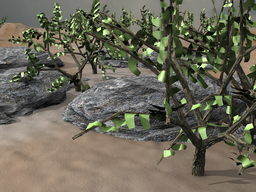
#> input picture data/all-frames-colour/Grove3/frame08.png, 256 x 192 px, shrunk from 640 x 480 before the run; the run also reads 1 picture not shown here
$ jupyter execute --allow-errors 'Optical Flow.ipynb'
#> lines starting #> are read from the running program, lines starting #| are printed output that depends on the picture
`computer vision`
`Kushal Jain 2019111001`
# Assignment 2 Report
## 1.1 Thought Experiments

### 1. Describe how optical flow could be used to create slow motion video.
Video frame rate determines the quality of motion in the video. A high frame rate video can slowed and played at lower rfame rates to make slow-motion videos. Low-frame rate videos can be converted into high frame rate by interpolation. Interpolation of unknown frames in between known frames can be done using optical flow. As optical flow describes the motion of objects in the frames, we can use this information to interpolate between frames.


### 2. watch “Bullet Time” and explain briefly how optical flow is used.

 Optical flow is used to interpolate the frmaes missing between the cameras. The cameras on the bullet time rig are fired sequentially, or all at the same time, depending on the desired effect. Single frames from each camera are then arranged and displayed consecutively to produce an orbiting viewpoint of an action frozen in time or as hyper-slow-motion. As there were a lot of frames missing in between two consecutive camera shots. optical flow was used to add extra frames to slow down the action further and improve the fluidity of the movement.


### 3. how optical flow is used to create this “painterly effect”

Optical flow gives us set of vectors that tells us the x and y shifts of a set of similarly lit pixels. This can help us generate a paint stroke for every pixel of the image, and then we can transform that paint stroke to the next image and to the next image after that, and so on.

### 4.1  rotating about its axis in 3D under constant illumination

A rotating Lambertian sphere with a static light source
produces a static image and hence the brightness remains the same. So  , the brighntness constancy assumption holds true.
### 4.2  rotating about its axis in 3D under moving illumination
a stationary sphere with a moving light source produces drifting intensities, which violates brighness constancy assumptions made in optical flow estimation. As the se of pixels with constant brightness keep moving, there is optical flow that is detected. This is one of the main drawbacks of optical flow estimation using traditional methods.

## 1.2 Concept Review

### 1. assumptions made in optical flow estimation.
- The first assumption we make is that pixels retain the same brightness or intensity between frames. Only their positions change due to the motion of the camera, observer, or objects in the scene. hence, we do not consider changes in lighting, for example. This is the brightness constancy assumption.
- The second assumption is the spatial coherence assumption. We assume that neighbouring pixels of a given pixel have the same flow or shift as the pixel under consideration. This means that groups of pixels for together in a similar motion, and not just individual pixels. This is done to avoid making the problem under-constrained, giving us enough equations to solve for unknowns.

### 2. Formalize the objective function of the classical optical flow problem.

The objective function is :
$$I(x , y , t) = I(x + u, y + v, t + 1)$$
$ where, (u , v)$  = flow for that pixel and
$ (x , y) = $ location of the pixel

Assuming brightness to be constant, we apply taylor expansion as the change in $(x,y)$ is small.

$$ \nabla I [ U V ] ^T + I_t = 0 $$
here  $$ \nabla I = [I_x I_y] $$         (Spatial term as it involves derivative at a point )
and, $$ I_t = I(t+1) - I(t) $$           (Data term as it is difference in data at two points )

Assuming spatial coherence  (flow is same around the pixel) for $5X5$ window,
we have :
$$ Ad = b$$
where,
$A = \begin{bmatrix}
  I_{x_1}  I_{y_1}\\I_{x_2}  I_{y_2}\\ \vdots \\ I_{x_{25}} I_{y_{25}} \end{bmatrix} ,
d = \begin{bmatrix}
  U \\ V \\
\end{bmatrix},b = \begin{bmatrix}
  I_{t_1}\\
  I_{t_2} \\
  \vdots \\
  I_{t_{25}}
\end{bmatrix}$

After multiplying by $A^T$ on both sides we have the Lukas Kanade equation :
 $$ (A^T A )d = A^T b$$

### 3. In optimization, why is the first-order Taylor series approximation done?
The first-order Taylor series approximation is done to simplify the equation,making it in terms of the derivative of the image and the flow, as separate terms. If this simplification was not done, it would not be possible to estimate the flow, since the original equation consists of a function of the flow:
$I(x + u, y + v, t + 1)$ rather than the flow itself: $(u, v)$ .
The Taylor approximation results in us being able to estimate the flow directly, since
we obtain a linear equation which we can solve to obtain the flow. Further, its terms
are easy to compute: for example, the derivatives of the first image and the
difference between the two images.
The objective function before taylo expansion is :

$$I(x , y , t) = I(x + u, y + v, t + 1)$$
where,
$(u , v) $  = flow for that pixel and
$ (x , y) = $ location of the pixel

After taylor expansion :

$$ \nabla I [ U V ] ^T + I_t = 0$$
here
$ \nabla I = [I_x I_y]$
and,
$ I_t = I(t+1) - I(t) $.

### 4. Geometrically show how the optical flow constraint equation is ill-posed.

Geometrically, the objective function obtained after the Taylor series approximation fails because motion perpendicular to the gradient at any point cannot be captured in the equation.
if
$ \nabla I [ u^{'} v^{'} ] ^T + I_t = 0  $ ,this means that
$ [ u^{'} v^{'}] ^T $ is perpendicular to the grradient at a point. so for these
$u,v$  $ \nabla I [ u v ] ^T + I_t = 0  $ is satified for
$ [ u v ]$ and also
$[ u + u^{'} v + v^{'} ] $

## 2 Single-Scale Lucas-Kanade Optical Flow
### 2.1 Keypoint Selection: Selecting Pixels to Track

[cell 1]
import numpy as np
import cv2
import matplotlib.pyplot as plt
from numpy import linalg as LA
# Sobel x-axis kernel
SOBEL_X = np.array((
    [-1, 0, 1],
    [-2, 0, 2],
    [-1, 0, 1]), dtype="int32")

# Sobel y-axis kernel
SOBEL_Y = np.array((
    [-1, -2, -1],
    [0, 0, 0],
    [1, 2, 1]), dtype="int32")

# Gaussian kernel
GAUSS = np.array((
    [1/16, 2/16, 1/16],
    [2/16, 4/16, 2/16],
    [1/16, 2/16, 1/16]), dtype="float64")


def convolve(img, kernel):
    """Performs a naive convolution."""
    if kernel.shape[0] % 2 != 1 or kernel.shape[1] % 2 != 1:
        raise ValueError("Only odd dimensions on filter supported")

    img_height = img.shape[0]
    img_width = img.shape[1]
    pad_height = kernel.shape[0] // 2
    pad_width = kernel.shape[1] // 2
    # Allocate result image.
    pad = ((pad_height, pad_height), (pad_height, pad_width))
    g = np.empty(img.shape, dtype=np.float64)
    img = np.pad(img, pad, mode='constant', constant_values=0)
    # Do convolution
    for i in np.arange(pad_height, img_height+pad_height):
        for j in np.arange(pad_width, img_width+pad_width):
            roi = img[i - pad_height:i + pad_height +
                      1, j - pad_width:j + pad_width + 1]
            g[i - pad_height, j - pad_width] = (roi*kernel).sum()

    if (g.dtype == np.float64):
        kernel = kernel / 255.0
        kernel = (kernel*255).astype(np.uint8)
    else:
        g = g + abs(np.amin(g))
        g = g / np.amax(g)
        g = (g*255.0)

    return g


# [10 lines left out: function mark_points, not called in this run]

### Harris Detector Implementation

[cell 2]
def harris(img, threshold):

    img_cpy = img.copy()

    # Grayscale
    img1_gray = cv2.cvtColor(img, cv2.COLOR_BGR2GRAY)

    dx = convolve(img1_gray, SOBEL_X)
    dy = convolve(img1_gray, SOBEL_Y)

    dx2 = np.square(dx)
    dy2 = np.square(dy)
    dxdy = dx*dy

    g_dx2 = convolve(dx2, GAUSS)
    g_dy2 = convolve(dy2, GAUSS)
    g_dxdy = convolve(dxdy, GAUSS)

    harris = g_dx2*g_dy2 - np.square(g_dxdy) - 0.04*np.square(g_dx2 + g_dy2)

    cv2.normalize(harris, harris, 0, 1, cv2.NORM_MINMAX)

    # find all points above threshold
    loc = np.where(harris >= threshold)
    # loop though the points
    for pt in zip(*loc[::-1]):
        # draw filled circle on each point
        cv2.circle(img_cpy, pt, 3, (255, 0, 0), -1)


    return img_cpy

### Shi Tomasi Detector

[cell 3]
def Shi(img, thr = 5, w = 3):
    img_cpy = img.copy()

    # Grayscale
    img1_gray = cv2.cvtColor(img, cv2.COLOR_BGR2GRAY)

    dx = convolve(img1_gray, SOBEL_X)
    dy = convolve(img1_gray, SOBEL_Y)

    Ixx = np.square(dx)
    Iyy = np.square(dy)
    Ixy = dx*dy
    n, m, _ = img.shape
    corners = np.zeros((n,m))
    wlen = int(w/2)
    for y in range(wlen, n-wlen):
        for x in range(wlen, m-wlen):
            H = np.zeros((2,2))
            Sxx=np.sum(Ixx[y-wlen:y+1+wlen, x-wlen:x+1+wlen])
            Syy=np.sum(Iyy[y-wlen:y+1+wlen, x-wlen:x+1+wlen])
            Sxy=np.sum(Ixy[y-wlen:y+1+wlen, x-wlen:x+1+wlen])
            H[0,0]=Sxx
            H[0,1]=Sxy
            H[1,0]=H[0,1]
            H[1,1]=Syy
            eigenValue, v= LA.eig(H)
            min_eigen_value = min(eigenValue[0],eigenValue[1])
            #print(min_eigen_value)
            if min_eigen_value>thr:
                corners[y, x] = min_eigen_value
    cv2.normalize(corners, corners, 0, 1, cv2.NORM_MINMAX)

    # find all points above threshold
    loc = np.where(corners >= 0.25)
    # loop though the points
    for pt in zip(*loc[::-1]):
        # draw filled circle on each point
        cv2.circle(img_cpy, pt, 3, (255, 0, 0), -1)


    return img_cpy

[cell 4]
img = cv2.imread('data/all-frames-colour/Grove3/frame08.png')
#> img is the input picture: shape (192, 256, 3); mean B, G, R 87.5, 103.1, 106
img2 = cv2.imread('data/all-frames-colour/RubberWhale/frame10.png')
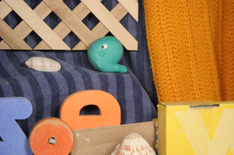
#> input picture data/all-frames-colour/RubberWhale/frame10.png, 234 x 155 px, shrunk from 584 x 388 before the run
#> img2 is the input picture: shape (155, 234, 3); mean B, G, R 87.1, 126.5, 164
img3 = cv2.imread('data/all-frames-colour/Urban2/frame09.png')
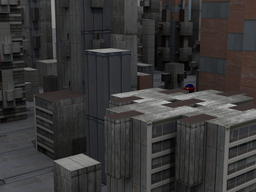
#> input picture data/all-frames-colour/Urban2/frame09.png, 256 x 192 px, shrunk from 640 x 480 before the run
#> img3 is the input picture: shape (192, 256, 3); mean B, G, R 54.7, 54.9, 55.9
img1_gray = cv2.cvtColor(img, cv2.COLOR_BGR2GRAY)
img2_gray = cv2.cvtColor(img2, cv2.COLOR_BGR2GRAY)
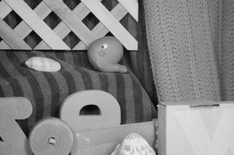
#> img2_gray: shape (155, 234); min 3, max 237, mean 133.2
img3_gray = cv2.cvtColor(img3, cv2.COLOR_BGR2GRAY)
corners = harris(img,0.5)
#> in harris, `harris = g_dx2*g_dy2 - np.square(g_dxdy) - 0.04*np.square(g_dx2 + g_dy2)`:
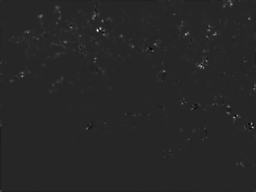
#> harris: shape (192, 256) float64; min -7.67e+09, max 4.28e+10, mean 148766887.1; drawn with min black and max white
#> in harris, `loc = np.where(harris >= threshold)`: loc = 20 positions, rows 4 to 127, columns 22 to 252
#> the loop in harris, `for pt in zip(*loc[::-1]):` made 20 passes
#> pt on passes 1 to 12: (231, 4), (100, 28), (97, 29), (100, 29), (97, 30), (98, 30), (97, 31), (185, 34), (186, 34), (214, 34), (199, 65), (200, 66)
corners2 = harris(img2,0.4)
#> call 2 of harris, with threshold = 0.4
#> in harris (call 2), `dy2 = np.square(dy)`:
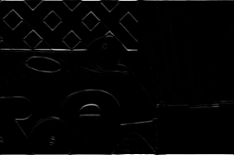
#> dy2: shape (155, 234) float64; min 0, max 861184, mean 13127.8; drawn with min black and max white
#> in harris (call 2), `dxdy = dx*dy`:
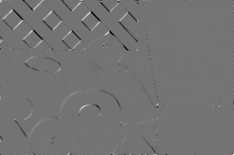
#> dxdy: shape (155, 234) float64; min -291024, max 349200, mean -991.4; drawn with min black and max white
#> after the loop in convolve (call 10), `for i in np.arange(pad_height, img_height+pad_height):`:
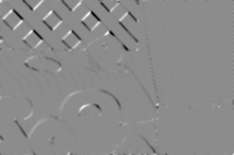
#> g: shape (155, 234) float64; min -186710.8, max 152754.3, mean -989.9; drawn with min black and max white
#> in harris (call 2), `harris = g_dx2*g_dy2 - np.square(g_dxdy) - 0.04*np.square(g_dx2 + g_dy2)`:
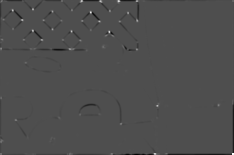
#> harris: shape (155, 234) float64; min -7.09e+09, max 1.59e+10, mean -53313204.7; drawn with min black and max white
#> in harris (call 2), `loc = np.where(harris >= threshold)`: loc = 184 positions, rows 0 to 154, columns 0 to 233
#> the loop in harris (call 2), `for pt in zip(*loc[::-1]):` made 184 passes
#> pt on passes 1 to 3: (1, 0), (62, 0), (80, 0)
corners3 = harris(img3,0.48)
#> after the loop in convolve (call 12), `for i in np.arange(pad_height, img_height+pad_height):`:
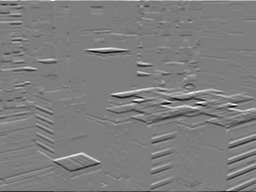
#> g: shape (192, 256) float64; min -569, max 579, mean 0; drawn with min black and max white
#> after the loop in convolve (call 14), `for i in np.arange(pad_height, img_height+pad_height):`:
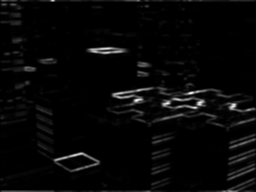
#> g: shape (192, 256) float64; min 0.188, max 179820.2, mean 5262.8; drawn with min black and max white

# display images
f, axarr = plt.subplots(3,2, figsize=(20,18))
axarr[0][0].imshow(img)
axarr[0][0].title.set_text('input')
axarr[0][1].imshow(corners)
axarr[0][1].title.set_text('harris corners',)
axarr[1][0].imshow(img2)
axarr[1][0].title.set_text('',)
axarr[1][1].imshow(corners2)
axarr[1][1].title.set_text('',)
axarr[2][0].imshow(img3)
axarr[2][0].title.set_text('',)
axarr[2][1].imshow(corners3)
axarr[2][1].title.set_text('',)

[cell 5]
corners = Shi(img)
#> in Shi, `loc = np.where(corners >= 0.25)`: loc = 378 positions, rows 1 to 190, columns 1 to 254
#> the loop in Shi, `for pt in zip(*loc[::-1]):` made 378 passes
#> pt on passes 1 to 3: (228, 1), (229, 1), (230, 1)

corners2 = Shi(img2)
#> the loop in Shi (call 2), `for pt in zip(*loc[::-1]):` made 138 passes
#> pt on passes 1 to 12: (1, 1), (81, 1), (82, 1), (99, 1), (100, 1), (101, 1), (117, 1), (118, 1), (119, 1), (136, 1), (137, 1), (232, 1)
corners3 = Shi(img3)
